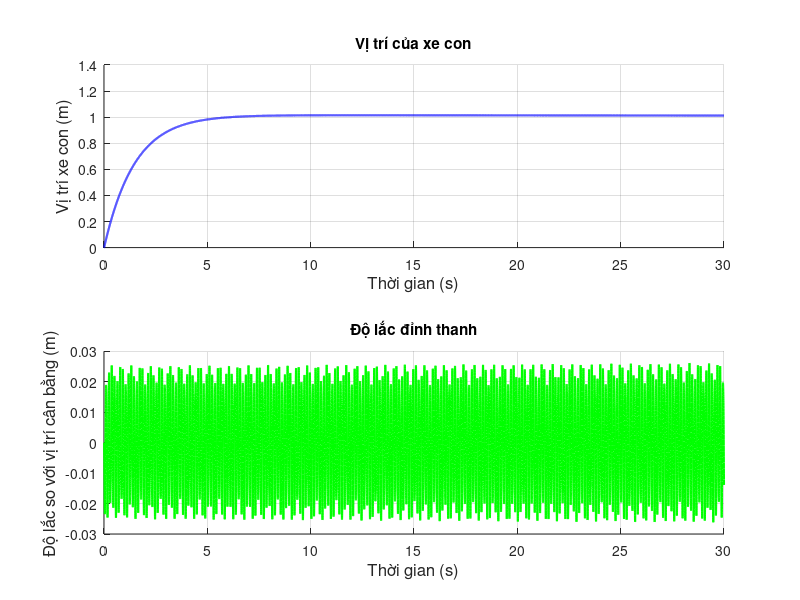
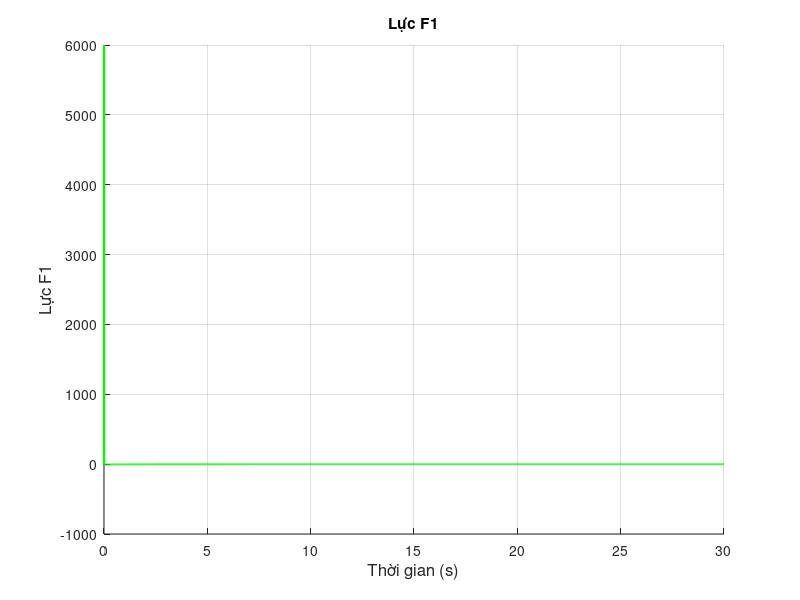

These charts were generated, in order, by the following MATLAB code:
clc;
close all;
clear;
%--------------------------------------------------------------------------
%    Mô phỏng chuyển động của dầm Euler - Bernoulli trong mô hình SMC
%--------------------------------------------------------------------------

% Thiết lập các thông số cho dầm
L = 0.63; EI = 0.754; rho_A = 0.297;
% Các vật nặng 
mw = 13.1; mk = 0.04; mh = 0.86; g = 9.81;

% Thiết lập thông số không gian và thời gian
n = 9; r = 20000;
tmax = 30;
delta_Y = L/(n - 1); % Bước không gian
delta_t = tmax/(r - 1); % Bước thời gian

% Bộ thông số PID
kp1 = 0.1; ki1 = 3; kd1 = 9; % Hệ số 3 khâu PID cho xe con
I = 0; % Khởi tạo giá trị tính tích phân
sp1 = 1; % Giá trị đặt cho xe con
e1 = zeros(1,r); % Sai số vị trí xe con

% Khởi tạo ma trận để lưu giá trị
w = zeros(n,r);

% Lực tác động vào xe con
F1 = zeros(1,r);
F1(1:r/2) = 1;

%--------------------------------------------------------------------------
for j = 3:(r - 1)
    wyyy0 = (w(3,j) - 2*w(2,j) + w(1,j))/(2*delta_Y^3);
    S2 = (F1(j + 1) - EI*wyyy0)/mw;
    w(1,j + 1) = 2*w(1,j) - w(1,j - 1) + delta_t^2*S2; % 5b
    for i = 3:(n - 2)
        % Đạo hàm theo Y
        wyyyy = (w(i + 2,j) - 4*w(i + 1,j) + 6*w(i,j) - 4*w(i - 1,j) + w(i - 2,j));
        S1 = (-EI/(rho_A*delta_Y^4))*wyyyy;
        w(i,j + 1) = 2*w(i,j) - w(i,j - 1) + delta_t^2*S1; % 5a
    end
    wyyyl = (-2*w(n,j) + 3*w(n - 1,j) - w(n - 2,j))/(2*delta_Y^3);
    S3 = (EI/mk)*wyyyl;
    w(2,j + 1) = w(1,j + 1);
    w(n,j + 1) = 2*w(n,j) - w(n,j - 1) + delta_t^2*S3; % 5e
    w(n - 1,j + 1) = (w(n,j + 1) + w(n - 2,j + 1))/2;
%--------------------------------------------------------------------------
%                       Bộ điều khiển PD cho xe con
%--------------------------------------------------------------------------
    e1(j + 1) = sp1 - w(1,j);
    I = I + e1(j + 1)*delta_t;
    D = (e1(j + 1) - e1(j))/delta_t;
    F1(j + 2) = kp1*e1(j + 1) + kd1*D;
end
%--------------------------------------------------------------------------

% Khởi tạo giá trị để mô phỏng
t_tr = linspace(0,tmax,r);

% Vẽ đồ thị
figure(1)
subplot(2,1,1);
grid on;
hold on;
plot(t_tr,w(1,:),'b','LineWidth',1.5);
title({'Vị trí của xe con'});
ylabel('Vị trí xe con (m)','FontSize',12);
xlabel('Thời gian (s)','FontSize',12);

subplot(2,1,2);
grid on;
hold on;
plot(t_tr,w(n,:) - w(1,:),'g','LineWidth',1.5); % Vị trí tương đối của mk so với xe con
title({'Độ lắc đỉnh thanh'});
ylabel('Độ lắc so với vị trí cân bằng (m)','FontSize',12);
xlabel('Thời gian (s)','FontSize',12);

figure(2)
grid on;
hold on;
plot(t_tr,F1(1:r),'g','LineWidth',1.5);
title({'Lực F1'});
ylabel('Lực F1','FontSize',12);
xlabel('Thời gian (s)','FontSize',12);